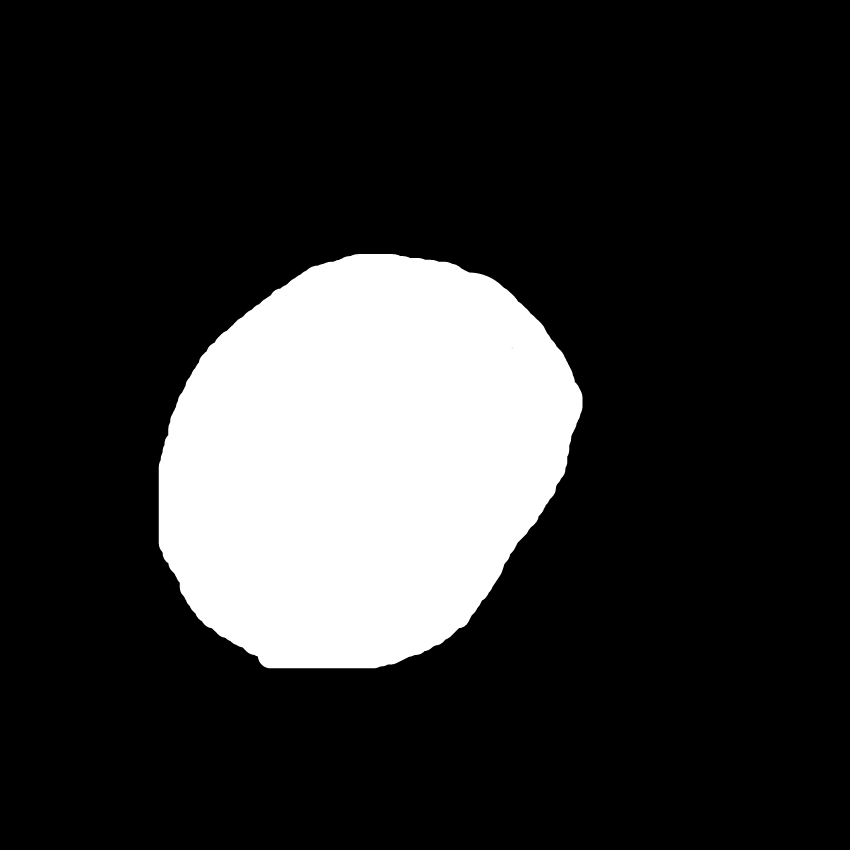
#> input picture 25_masked_lesions/PAT_39_55_233.png, 850 x 850 px, found by its file name
$ jupyter execute Perimeter.ipynb
#> lines starting #> are read from the running program, lines starting #| are printed output that depends on the picture; after the words box and inside, x2 and y2 are one past the last pixel; in counts of white or black regions, pixels touching at a corner belong together; long printed decimals are rounded
[cell 1]
from skimage import morphology
import matplotlib.pyplot as plt
import numpy as np

#specifying the masked image and plotting it
mask1 = "/Users/aminalykke/Documents/2nd_semester/First_Year_Project/Project2/25_Masked_lesions/PAT_39_55_233.png"
mask1 = plt.imread(mask1)
#> mask1 is the input picture: shape (850, 850) float32; min 0, max 1, mean 0.184

#Structural element, that we will use as a "brush" on our mask. we set the radius of the brush to 3 (which will be the thicknesss os the perimeter)
struct_el = morphology.disk(3)

# Using the "brush" to erode the image - removing the pixels on the lesions boundaries.
mask_eroded = morphology.binary_erosion(mask1, struct_el)
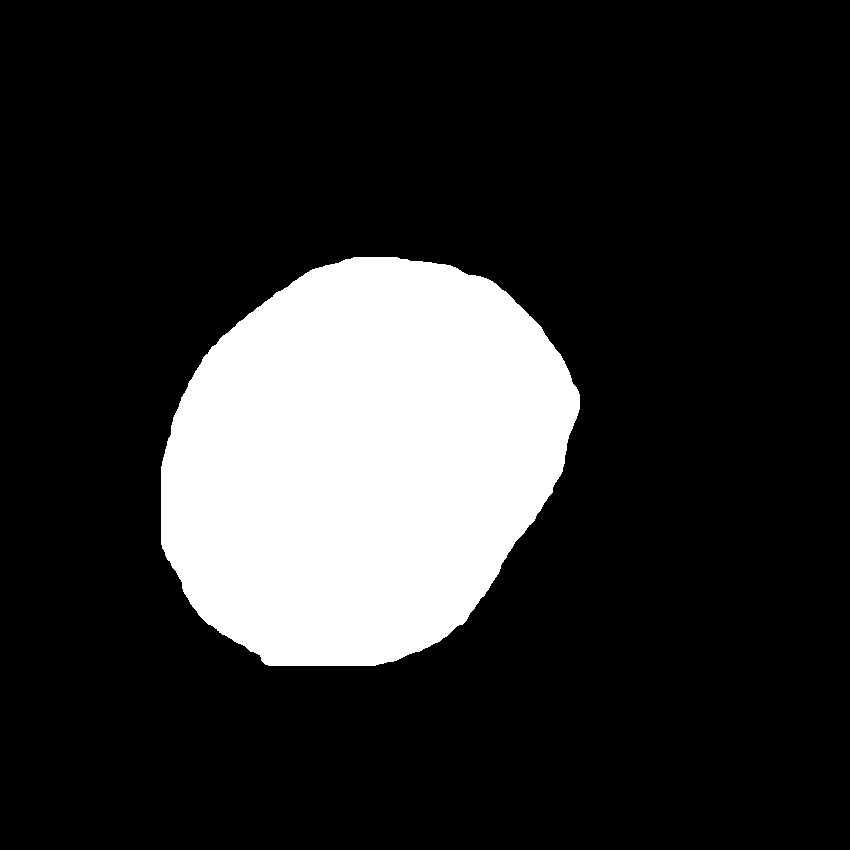
#> mask_eroded: shape (850, 850) bool; 18% white; 1 white region, box (x1, y1, x2, y2) and area: (161, 257, 580, 666) 130139

# Showing the mask and the bushed-mask side by side - no difference visually due to the brush size
fig, axes = plt.subplots(nrows=1, ncols=2, figsize=(5, 3))
axes[0].imshow(mask1, cmap='gray')
axes[1].imshow(mask_eroded, cmap='gray')
fig.tight_layout()

#we check the difference by calculation the area of the mask and the bushed-mask
area = np.sum(mask1)
#> area = 133206.1
area2 = np.sum(mask_eroded)
#> area2 = 130139

print(area)
#| 133206.11
print(area2) #Verifying that the new mask is smaller
#| 130139
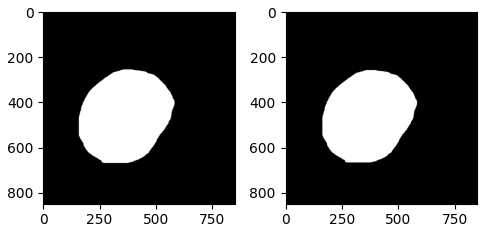
#> figure drawn by matplotlib, 2 panels

[cell 2]
#getting the perimeter by subtracting the bruswed-mask from the mask
perimeter_im = mask1 - mask_eroded
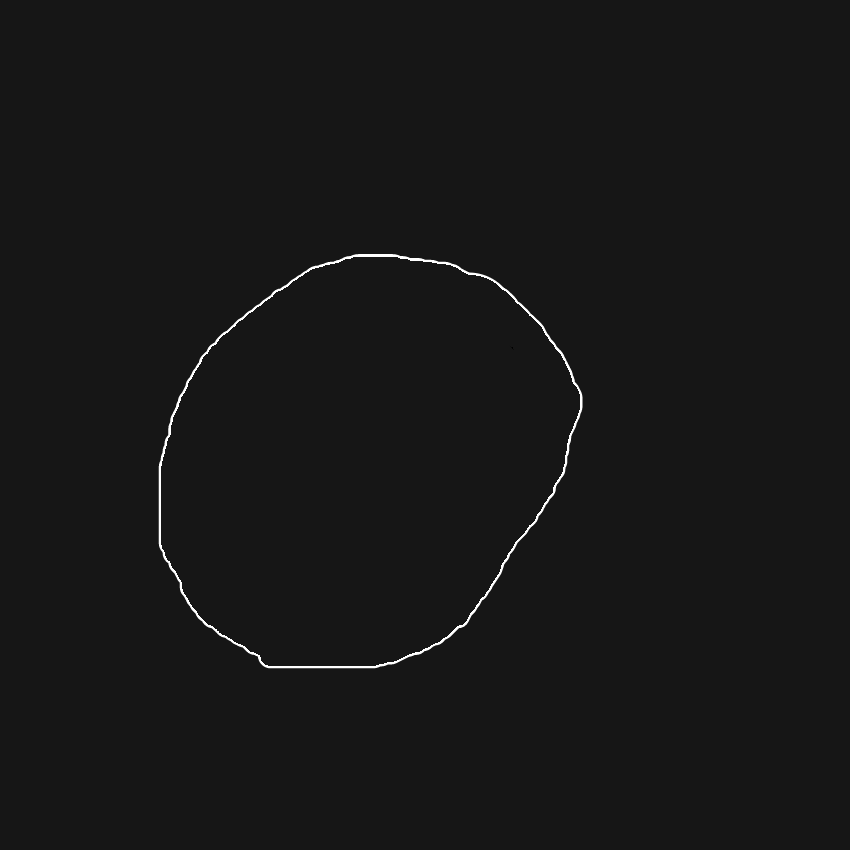
#> perimeter_im: shape (850, 850) float32; min -0.098, max 1, mean 0.00425; drawn with min black and max white

#getting the area of the perimeter by subtracting the area of the bruswed-mask from the area of the mask
perimeter_area = area - area2
#> perimeter_area = 3067.1

#plotting and printing
plt.imshow(perimeter_im, cmap = "gray")
print(perimeter_area)
#| 3067.109

$ run again, with 25_masked_lesions/task-101-annotation-46-by-1-tag-lesion-0.png copied over 25_masked_lesions/PAT_39_55_233.png
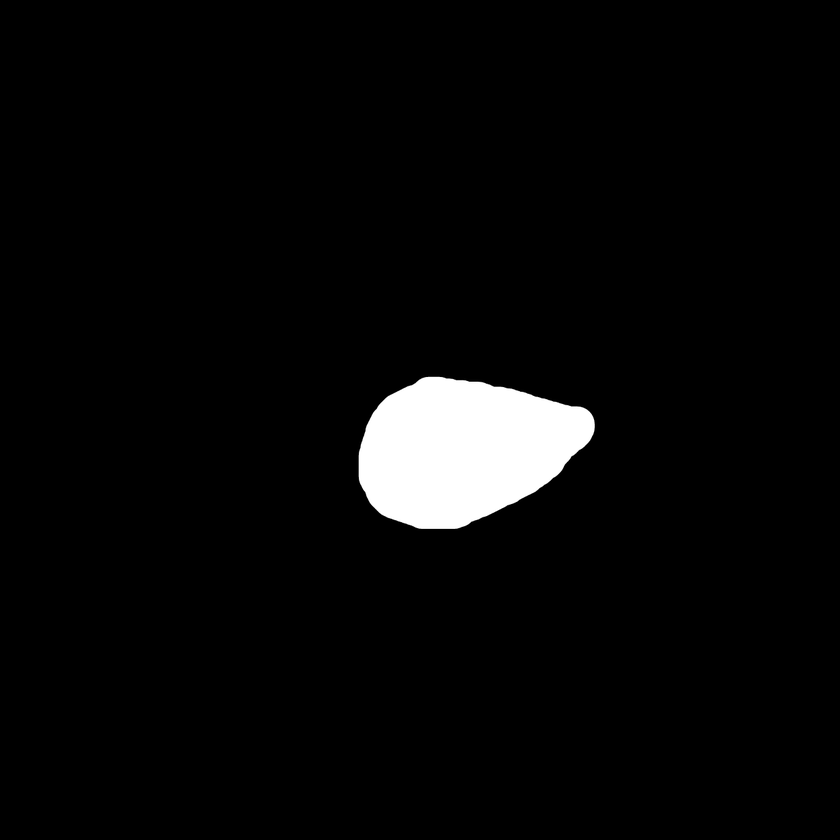
#> input picture 25_masked_lesions/task-101-annotation-46-by-1-tag-lesion-0.png, 840 x 840 px, shrunk from 1250 x 1250 before the run, found by its file name
#> mask1 is the input picture: shape (840, 840) float32; min 0, max 1, mean 0.0366
#> `mask_eroded = morphology.binary_erosion(mask1, struct_el)`:
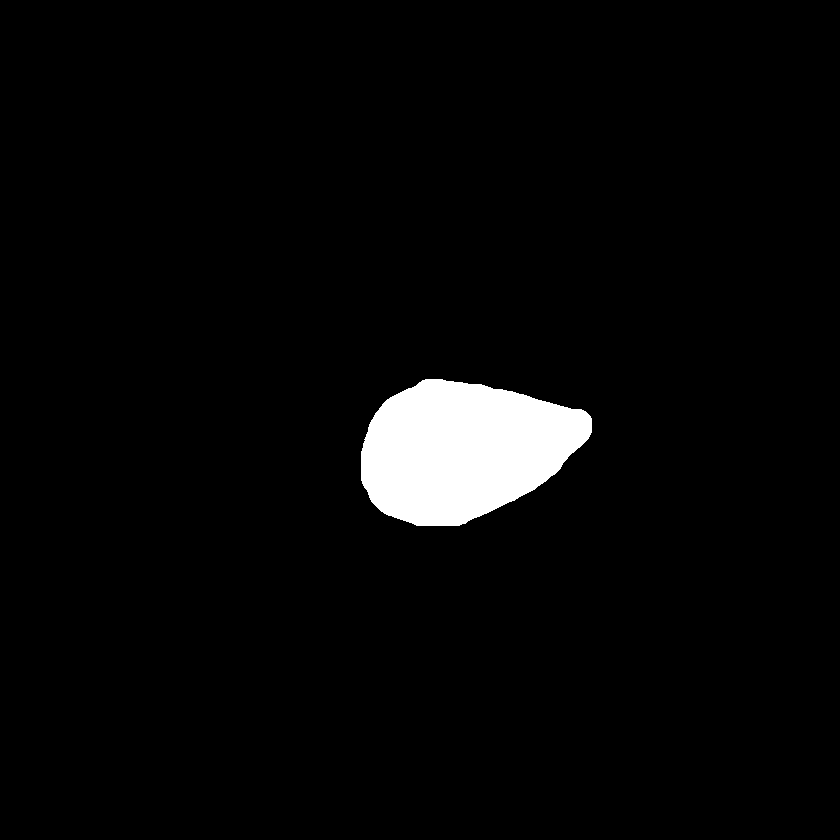
#> mask_eroded: shape (840, 840) bool; 3.5% white; 1 white region, box (x1, y1, x2, y2) and area: (361, 379, 592, 526) 24450
#> area = 25801.8
#> area2 = 24450
#| 25801.805
#| 24450
#> `perimeter_im = mask1 - mask_eroded`:
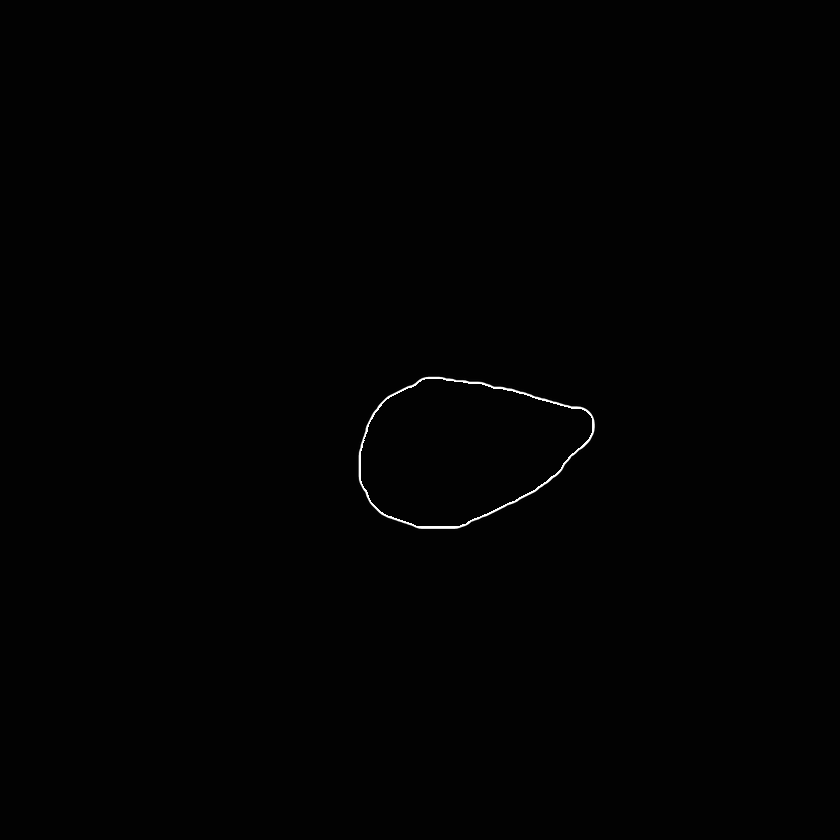
#> perimeter_im: shape (840, 840) float32; min -0.0118, max 1, mean 0.00192; drawn with min black and max white
#> perimeter_area = 1351.8
#| 1351.805

$ run again, with 25_masked_lesions/task-103-annotation-48-by-1-tag-lesion-0.png copied over 25_masked_lesions/PAT_39_55_233.png
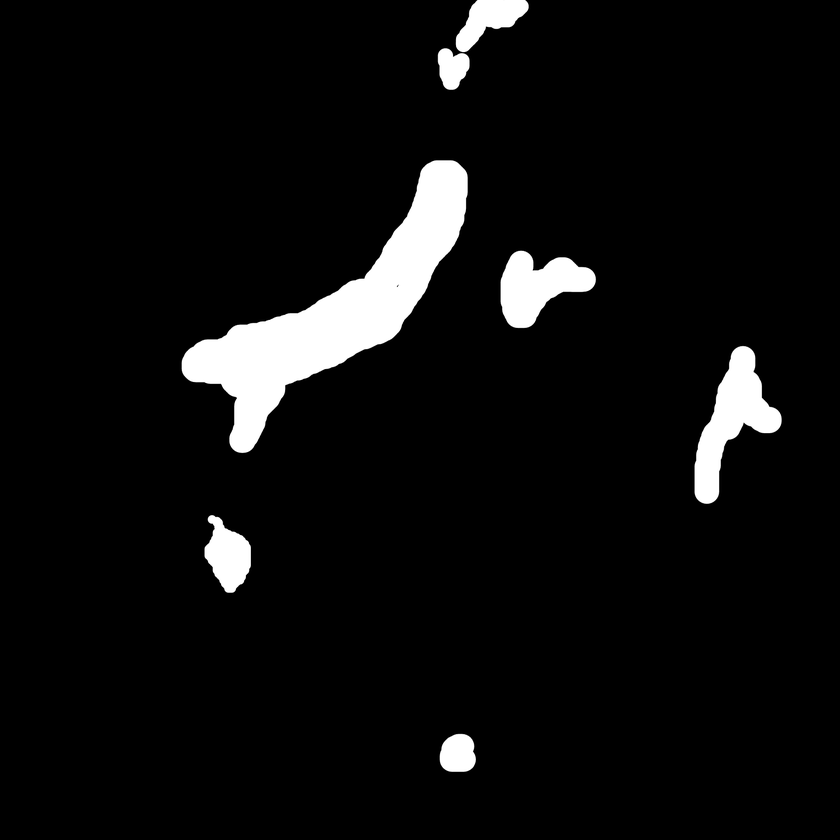
#> input picture 25_masked_lesions/task-103-annotation-48-by-1-tag-lesion-0.png, 840 x 840 px, shrunk from 1691 x 1691 before the run, found by its file name
#> mask1 is the input picture: shape (840, 840) float32; min 0, max 1, mean 0.0561
#> `mask_eroded = morphology.binary_erosion(mask1, struct_el)`:
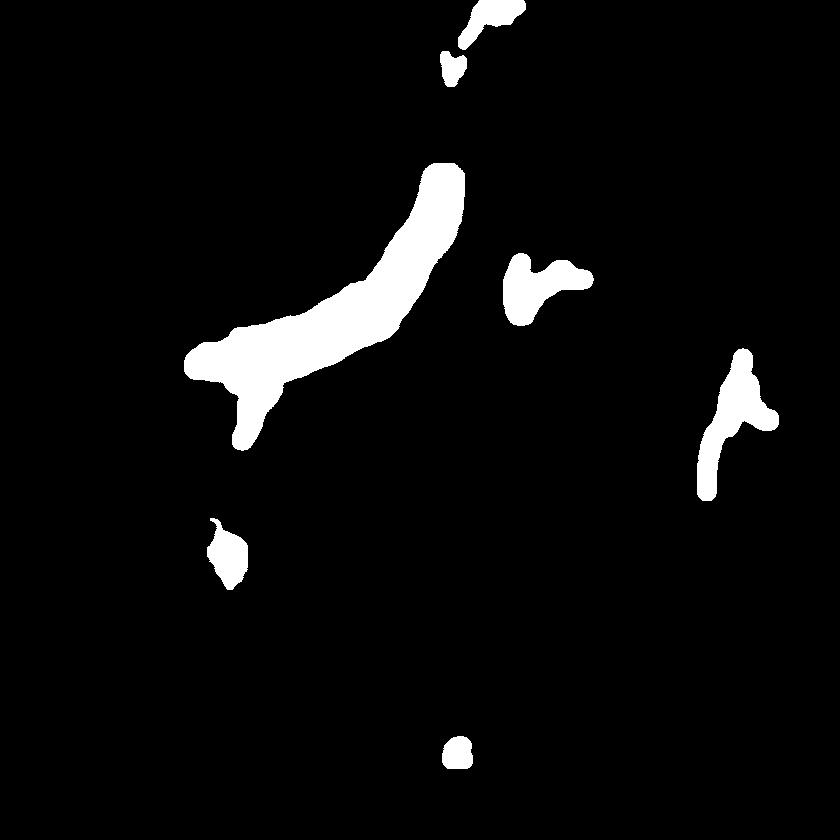
#> mask_eroded: shape (840, 840) bool; 4.9% white; 7 white regions, largest, box (x1, y1, x2, y2) and area: (184, 163, 465, 451) 21509, (697, 348, 779, 501) 4699, (503, 253, 594, 326) 3586
#> area = 39576.8
#> area2 = 34775
#| 39576.8
#| 34775
#> `perimeter_im = mask1 - mask_eroded`:
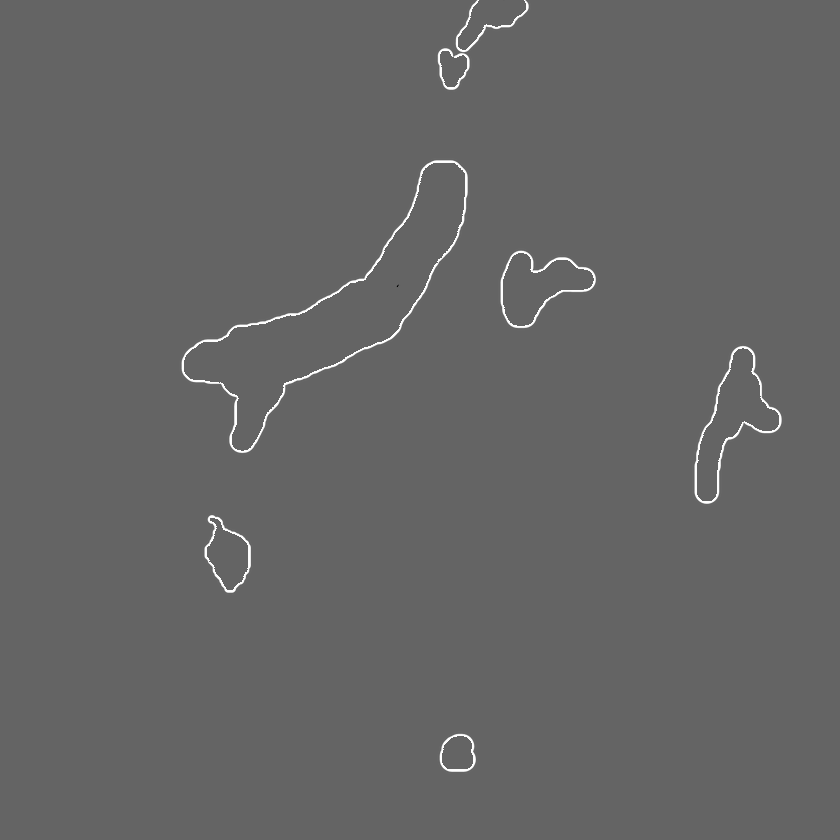
#> perimeter_im: shape (840, 840) float32; min -0.655, max 1, mean 0.00681; drawn with min black and max white
#> perimeter_area = 4801.8
#| 4801.801

$ run again, with 25_masked_lesions/task-106-annotation-51-by-1-tag-lesion-0.png copied over 25_masked_lesions/PAT_39_55_233.png
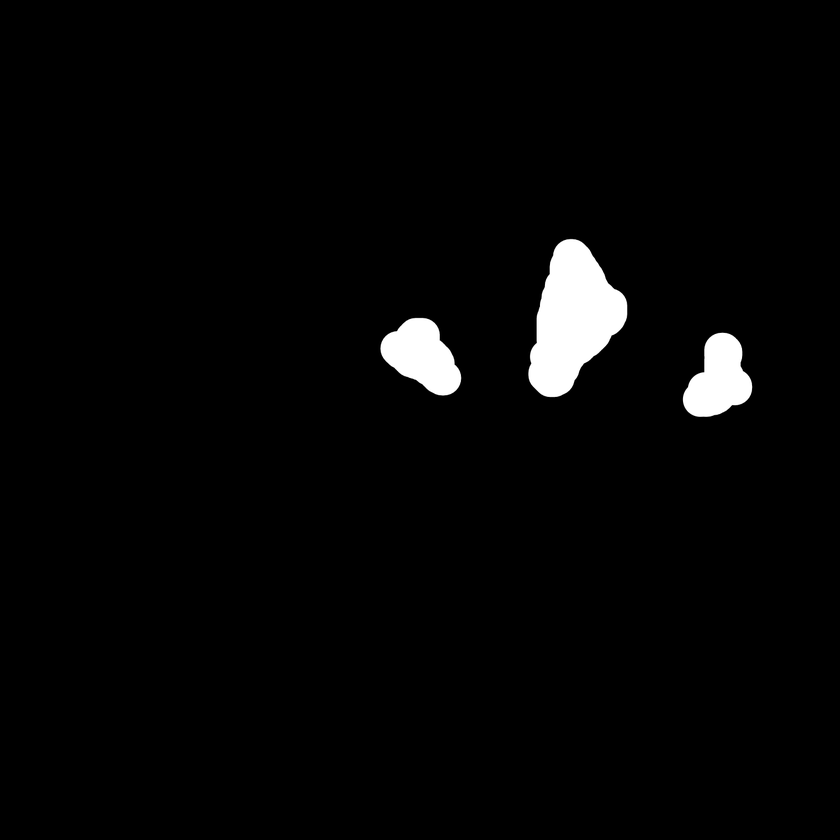
#> input picture 25_masked_lesions/task-106-annotation-51-by-1-tag-lesion-0.png, 840 x 840 px, shrunk from 1509 x 1509 before the run, found by its file name
#> mask1 is the input picture: shape (840, 840) float32; min 0, max 1, mean 0.0245
#> `mask_eroded = morphology.binary_erosion(mask1, struct_el)`:
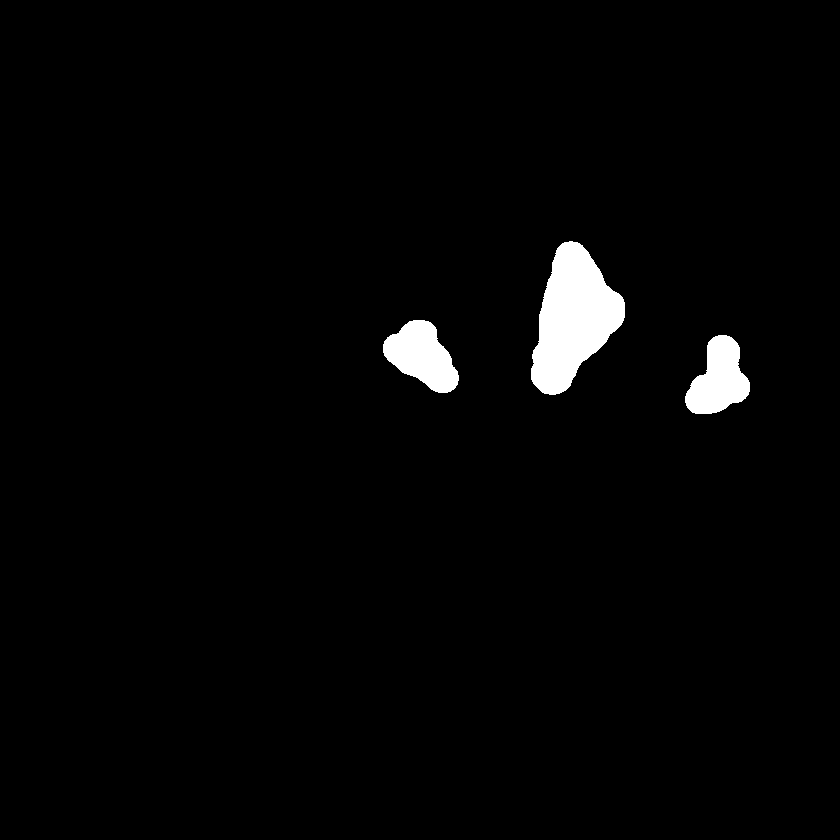
#> mask_eroded: shape (840, 840) bool; 2.2% white; 3 white regions, box (x1, y1, x2, y2) and area: (531, 241, 625, 395) 8710, (383, 320, 459, 393) 3396, (685, 335, 750, 414) 3239
#> area = 17272.7
#> area2 = 15345
#| 17272.668
#| 15345
#> `perimeter_im = mask1 - mask_eroded`:
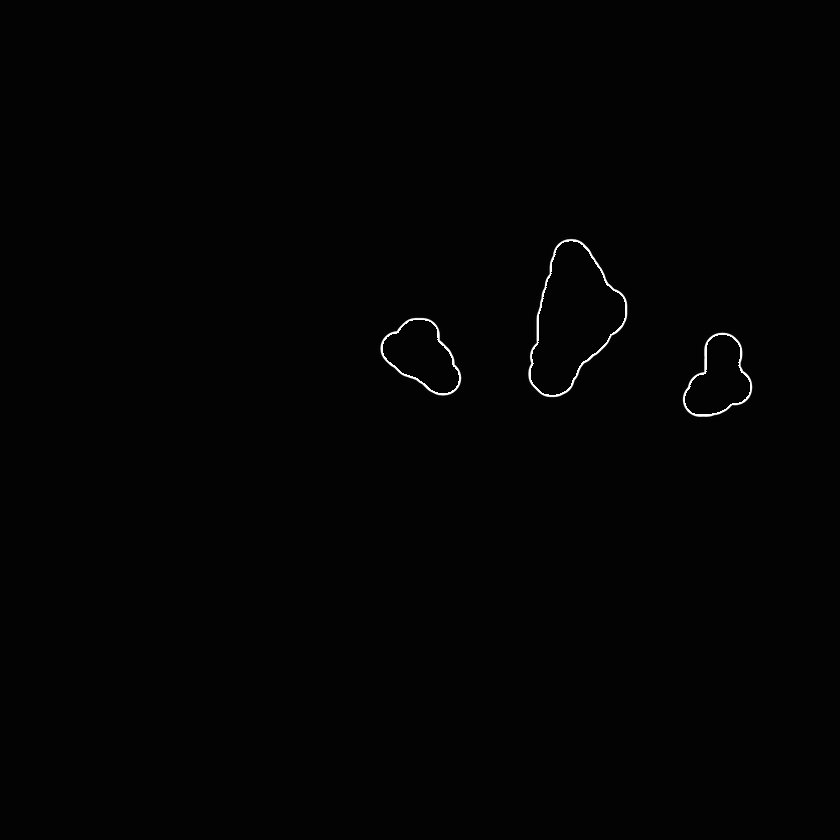
#> perimeter_im: shape (840, 840) float32; min -0.0157, max 1, mean 0.00273; drawn with min black and max white
#> perimeter_area = 1927.7
#| 1927.668
